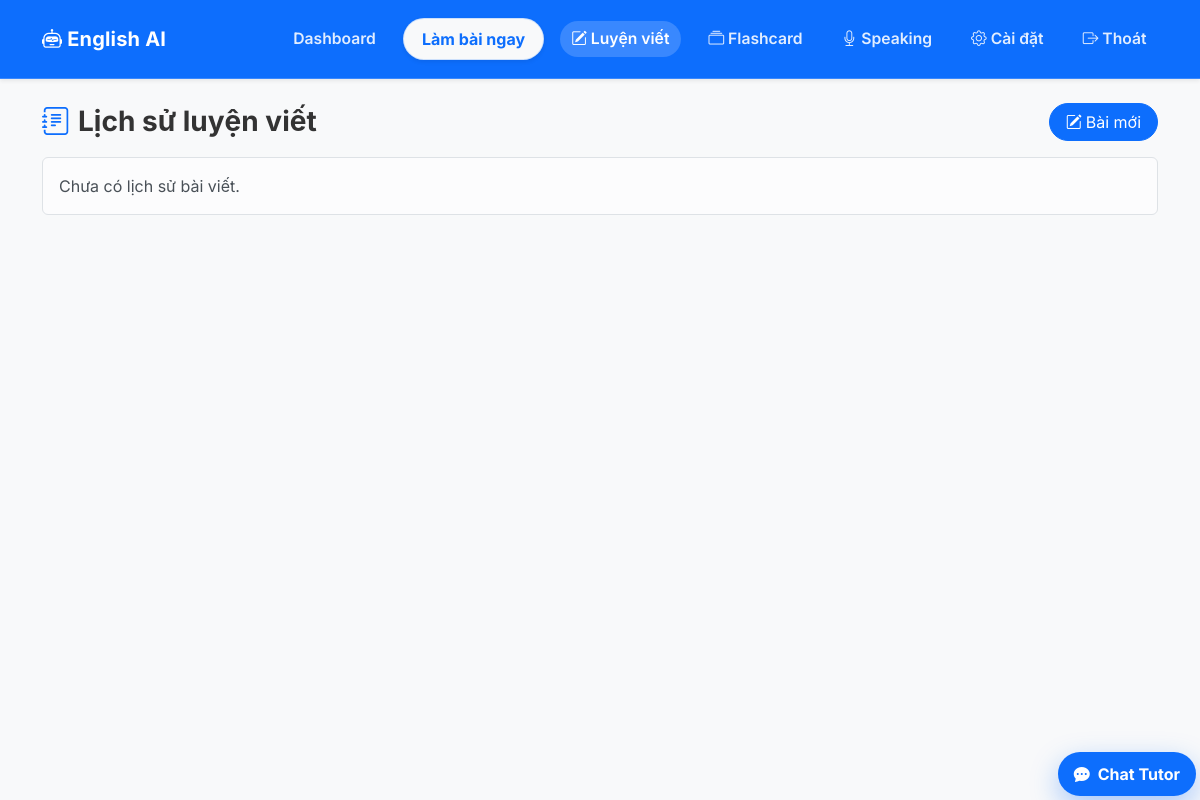
Before: /writing/history (signed in) with the older database file.
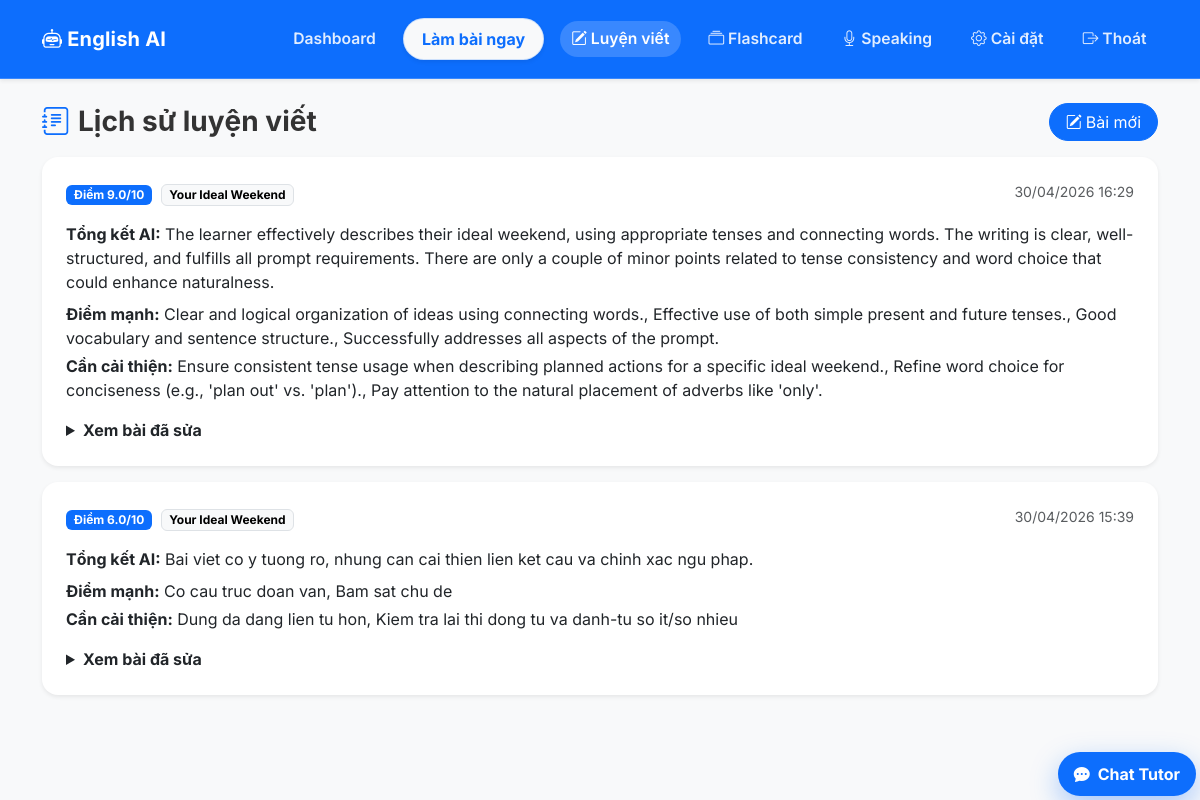
After: the same page with the newer database file.
### app/models.py (models this page shows)
class WritingSubmission(db.Model):
    __tablename__ = 'writing_submissions'
    id: Mapped[int] = mapped_column(primary_key=True)
    user_id: Mapped[int] = mapped_column(ForeignKey('users.id'), index=True)
    prompt_id: Mapped[Optional[int]] = mapped_column(ForeignKey('writing_prompts.id'), index=True)
    submission_type: Mapped[str] = mapped_column(String(32), default='essay')
    content: Mapped[str] = mapped_column(Text)
    score: Mapped[float] = mapped_column(Float, default=0.0)
    corrected_text: Mapped[Optional[str]] = mapped_column(Text)
    feedback_summary: Mapped[Optional[str]] = mapped_column(Text)
    strengths: Mapped[list] = mapped_column(JSON, default=list)
    improvement_points: Mapped[list] = mapped_column(JSON, default=list)
    error_tags: Mapped[list] = mapped_column(JSON, default=list)
    created_at: Mapped[datetime] = mapped_column(DateTime, default=lambda: datetime.now(timezone.utc))
    user: Mapped["User"] = relationship("User", back_populates="writing_submissions")
    prompt: Mapped[Optional["WritingPrompt"]] = relationship("WritingPrompt", back_populates="submissions")

class WritingPrompt(db.Model):
    __tablename__ = 'writing_prompts'
    id: Mapped[int] = mapped_column(primary_key=True)
    prompt_date: Mapped[str] = mapped_column(String(10), unique=True, index=True)
    topic: Mapped[str] = mapped_column(String(255))
    instructions: Mapped[str] = mapped_column(Text)
    sample_outline: Mapped[list] = mapped_column(JSON, default=list)
    created_at: Mapped[datetime] = mapped_column(DateTime, default=lambda: datetime.now(timezone.utc))
    submissions: Mapped[list["WritingSubmission"]] = relationship("WritingSubmission", back_populates="prompt")

### app/routes/writing.py (the view)
@writing_bp.route('/history', methods=['GET'])
@login_required
def history():
    try:
        page = max(1, int(request.args.get('page', '1')))
    except ValueError:
        page = 1
    page_size = 5
    base_query = (
        db.select(WritingSubmission)
        .where(WritingSubmission.user_id == current_user.id)
        .order_by(WritingSubmission.created_at.desc())
    )
    all_rows = db.session.execute(base_query).scalars().all()
    total_items = len(all_rows)
    start = (page - 1) * page_size
    end = start + page_size
    rows = all_rows[start:end]
    return render_template(
        'writing_history.html',
        submissions=rows,
        page=page,
        has_prev=page > 1,
        has_more=end < total_items,
    )

### app/models.py (called while the page is built)
@login.user_loader
def load_user(id: str):
    return db.session.get(User, int(id))

### app/templates/writing_history.html (shortened to what this page needs)
{% extends 'base.html' %}
{% block content %}
<div class="row mt-4">
    <div class="col-12">
        <div class="d-flex justify-content-between align-items-center mb-3">
            <h3 class="fw-bold mb-0"><i class="bi bi-journal-text text-primary me-2"></i>Lịch sử luyện viết</h3>
            <a href="{{ url_for('writing.practice') }}" class="btn btn-primary rounded-pill px-3">
                <i class="bi bi-pencil-square me-1"></i>Bài mới
            </a>
        </div>
        {% for item in submissions %}
        <div class="card border-0 shadow-sm rounded-4 mb-3">
            <div class="card-body p-4">
                <div class="d-flex flex-wrap justify-content-between gap-2 mb-3">
                    <div>
                        <span class="badge text-bg-primary">Điểm {{ item.score|round(1) }}/10</span>
                        {% if item.prompt %}
                        <span class="badge text-bg-light border ms-1">{{ item.prompt.topic }}</span>
                        {% endif %}
                    </div>
                    <small class="text-muted">{{ item.created_at.strftime('%d/%m/%Y %H:%M') }}</small>
                </div>
                <p class="mb-2"><strong>Tổng kết AI:</strong> {{ item.feedback_summary }}</p>
                {% if item.strengths %}
                <p class="mb-1"><strong>Điểm mạnh:</strong> {{ item.strengths|join(', ') }}</p>
                {% endif %}
                {% if item.improvement_points %}
                <p class="mb-3"><strong>Cần cải thiện:</strong> {{ item.improvement_points|join(', ') }}</p>
                {% endif %}
                <details>
                    <summary class="fw-bold">Xem bài đã sửa</summary>
                </details>
            </div>
        </div>
        {% else %}
        <div class="alert alert-light border">Chưa có lịch sử bài viết.</div>
        {% endfor %}
    </div>
</div>
{% endblock %}

### app/templates/base.html (shortened to what this page needs)
<!DOCTYPE html>
<html lang="en">
<head>
    <link href="https://cdn.jsdelivr.net/npm/bootstrap@5.3.0/dist/css/bootstrap.min.css" rel="stylesheet">
    <link rel="stylesheet" href="https://cdn.jsdelivr.net/npm/bootstrap-icons@1.10.5/font/bootstrap-icons.css">
    <link rel="stylesheet" href="{{ url_for('static', filename='css/style.css') }}">
</head>
<body class="bg-light">
    <nav class="navbar navbar-expand-lg navbar-dark bg-primary mb-4 shadow-sm app-navbar">
        <div class="container">
            <a class="navbar-brand fw-bold app-brand" href="{{ url_for('main.index') }}"><i class="bi bi-robot"></i> English AI</a>
            <div class="collapse navbar-collapse" id="navbarNav">
                <ul class="navbar-nav ms-auto align-items-center">
                    {% if current_user.is_authenticated %}
                        <li class="nav-item">
                            <a class="nav-link app-nav-link {% if request.endpoint == 'main.dashboard' %}active{% endif %}" href="{{ url_for('main.dashboard') }}">Dashboard</a>
                        </li>
                        <li class="nav-item">
                            <a class="nav-link btn btn-light text-primary ms-3 px-3 fw-bold rounded-pill shadow-sm app-nav-cta {% if request.endpoint == 'exercises.new_exercise' %}active{% endif %}" href="{{ url_for('exercises.new_exercise') }}">Làm bài ngay</a>
                        </li>
                        <li class="nav-item ms-3">
                            <a class="nav-link app-nav-link {% if request.endpoint and request.endpoint.startswith('writing.') %}active{% endif %}" href="{{ url_for('writing.practice') }}"><i class="bi bi-pencil-square"></i> Luyện viết</a>
                        </li>
                        <li class="nav-item ms-3">
                            <a class="nav-link app-nav-link {% if request.endpoint and request.endpoint.startswith('flashcards.') %}active{% endif %}" href="{{ url_for('flashcards.index') }}"><i class="bi bi-collection"></i> Flashcard</a>
                        </li>
                        <li class="nav-item ms-3">
                            <a class="nav-link app-nav-link {% if request.endpoint and request.endpoint.startswith('speaking.') %}active{% endif %}" href="{{ url_for('speaking.practice') }}"><i class="bi bi-mic"></i> Speaking</a>
                        </li>
                        <li class="nav-item ms-3">
                            <a class="nav-link app-nav-link {% if request.endpoint == 'main.settings' %}active{% endif %}" href="{{ url_for('main.settings') }}"><i class="bi bi-gear"></i> Cài đặt</a>
                        </li>
                        <li class="nav-item ms-3">
                            <a class="nav-link app-nav-link" href="{{ url_for('auth.logout') }}"><i class="bi bi-box-arrow-right"></i> Thoát</a>
                        </li>
                    {% endif %}
                </ul>
            </div>
        </div>
    </nav>
    <div class="container pb-5">
        {% block content %}{% endblock %}
    </div>
    {% if current_user.is_authenticated and not (request.endpoint and request.endpoint.startswith('chat.')) %}
    <div id="chatWidget" class="chat-widget">
        <button id="chatWidgetToggle" class="chat-widget-toggle" type="button">
            <i class="bi bi-chat-dots-fill"></i>
            <span>Chat Tutor</span>
        </button>
    </div>
    {% endif %}
</body>
</html>

### app/static/css/style.css (style rules this page uses)
body { font-family: 'Inter', -apple-system, BlinkMacSystemFont, "Segoe UI", Roboto, "Helvetica Neue", Arial, sans-serif; background-color: #f4f6fa; color: #333; }
.app-navbar { border-bottom: 1px solid rgba(255, 255, 255, 0.18); backdrop-filter: saturate(130%); }
.app-navbar .container { min-height: 62px; }
.app-brand { letter-spacing: 0.2px; color: #ffffff !important; }
.app-nav-link { color: rgba(255, 255, 255, 0.88) !important; opacity: 1; font-weight: 600; font-size: 0.98rem; white-space: nowrap; border-radius: 999px; padding: 0.42rem 0.72rem !important; transition: background-color 0.2s ease, color 0.2s ease, transform 0.2s ease; }
.app-nav-link.active { color: #ffffff !important; background-color: rgba(255, 255, 255, 0.18); }
.app-nav-cta { color: #0d6efd !important; background-color: #f8f9fa !important; border: 1px solid rgba(13, 110, 253, 0.18); padding-left: 1.1rem !important; padding-right: 1.1rem !important; transition: transform 0.2s ease, box-shadow 0.2s ease, color 0.2s ease; }
.app-navbar .navbar-nav .nav-link.app-nav-cta, .app-navbar .navbar-nav .nav-link.app-nav-cta:visited { color: #0d6efd !important; }
.card { transition: transform 0.2s, box-shadow 0.2s; }
.chat-widget { position: fixed; right: 4px; bottom: 4px; z-index: 1050; width: auto; display: flex; flex-direction: column; align-items: flex-end; }
.chat-widget-toggle { border: none; background: #0d6efd; color: #fff; border-radius: 999px; box-shadow: 0 10px 28px rgba(13, 110, 253, 0.35); padding: 10px 16px; font-weight: 700; display: inline-flex; align-items: center; gap: 8px; }

Changed rows visible on the page:
added WritingSubmission: score "9.0", prompt.topic "Your Ideal Weekend", created_at "30/04/2026 16:29", feedback_summary "The learner effectively describes their ideal weekend, using appropriate tenses and connecting words. The writing is clear, well-structured, and fulfills all prompt requirements. There are only a couple of minor points related to tense consistency and word choice that could enhance naturalness.", strengths "Clear and logical organization of ideas using connecting words., Effective use of both simple present and future tenses., Good vocabulary and sentence structure., Successfully addresses all aspects of the prompt.", improvement_points "Ensure consistent tense usage when describing planned actions for a specific ideal weekend., Refine word choice for conciseness (e.g., 'plan out' vs. 'plan')., Pay attention to the natural placement of adverbs like 'only'."
added WritingSubmission: score "6.0", prompt.topic "Your Ideal Weekend", created_at "30/04/2026 15:39", feedback_summary "Bai viet co y tuong ro, nhung can cai thien lien ket cau va chinh xac ngu phap.", strengths "Co cau truc doan van, Bam sat chu de", improvement_points "Dung da dang lien tu hon, Kiem tra lai thi dong tu va danh-tu so it/so nhieu"
Other visible differences:
text no longer shown: "Chưa có lịch sử bài viết."
